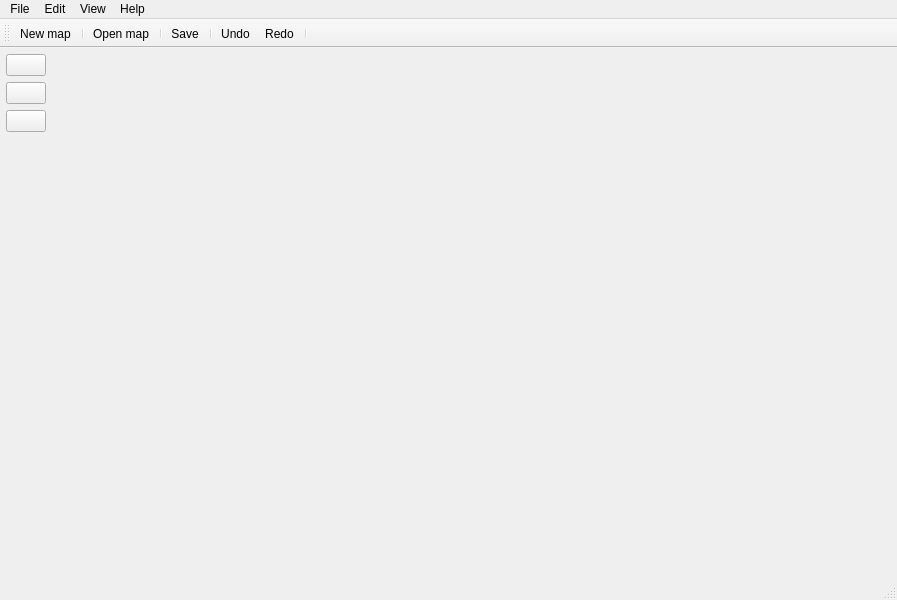
<?xml version="1.0" encoding="UTF-8"?>
<ui version="4.0">
 <class>MainWindow</class>
 <widget class="QMainWindow" name="MainWindow">
  <property name="geometry">
   <rect>
    <x>0</x>
    <y>0</y>
    <width>897</width>
    <height>600</height>
   </rect>
  </property>
  <property name="minimumSize">
   <size>
    <width>300</width>
    <height>100</height>
   </size>
  </property>
  <property name="windowTitle">
   <string>Tactile</string>
  </property>
  <property name="styleSheet">
   <string notr="true"/>
  </property>
  <widget class="QWidget" name="centralwidget">
   <widget class="QWidget" name="horizontalLayoutWidget">
    <property name="geometry">
     <rect>
      <x>0</x>
      <y>0</y>
      <width>891</width>
      <height>521</height>
     </rect>
    </property>
    <layout class="QHBoxLayout" name="horizontalLayout">
     <item>
      <layout class="QVBoxLayout" name="verticalLayout">
       <property name="leftMargin">
        <number>6</number>
       </property>
       <property name="topMargin">
        <number>6</number>
       </property>
       <property name="rightMargin">
        <number>6</number>
       </property>
       <property name="bottomMargin">
        <number>6</number>
       </property>
       <item>
        <widget class="QPushButton" name="stampButton">
         <property name="toolTip">
          <string>Stamp tool</string>
         </property>
         <property name="styleSheet">
          <string notr="true"/>
         </property>
         <property name="text">
          <string/>
         </property>
         <property name="icon">
          <iconset resource="tactile2.qrc">
           <normaloff>:/res/icons/icons8/dark/rubber_stamp_32px.png</normaloff>:/res/icons/icons8/dark/rubber_stamp_32px.png</iconset>
         </property>
         <property name="iconSize">
          <size>
           <width>24</width>
           <height>24</height>
          </size>
         </property>
        </widget>
       </item>
       <item>
        <widget class="QPushButton" name="bucketButton">
         <property name="sizePolicy">
          <sizepolicy hsizetype="Minimum" vsizetype="Fixed">
           <horstretch>0</horstretch>
           <verstretch>0</verstretch>
          </sizepolicy>
         </property>
         <property name="toolTip">
          <string>Bucket tool</string>
         </property>
         <property name="text">
          <string notr="true"/>
         </property>
         <property name="icon">
          <iconset resource="tactile2.qrc">
           <normaloff>:/res/icons/icons8/dark/icons8-fill-color-32.png</normaloff>:/res/icons/icons8/dark/icons8-fill-color-32.png</iconset>
         </property>
         <property name="iconSize">
          <size>
           <width>24</width>
           <height>24</height>
          </size>
         </property>
         <attribute name="buttonGroup">
          <string notr="true">buttonGroup</string>
         </attribute>
        </widget>
       </item>
       <item>
        <widget class="QPushButton" name="eraserButton">
         <property name="toolTip">
          <string>Eraser tool</string>
         </property>
         <property name="text">
          <string/>
         </property>
         <property name="icon">
          <iconset resource="tactile2.qrc">
           <normaloff>:/res/icons/icons8/dark/icons8-erase-32.png</normaloff>:/res/icons/icons8/dark/icons8-erase-32.png</iconset>
         </property>
         <property name="iconSize">
          <size>
           <width>24</width>
           <height>24</height>
          </size>
         </property>
         <attribute name="buttonGroup">
          <string notr="true">buttonGroup</string>
         </attribute>
        </widget>
       </item>
       <item>
        <spacer name="verticalSpacer_2">
         <property name="orientation">
          <enum>Qt::Vertical</enum>
         </property>
         <property name="sizeHint" stdset="0">
          <size>
           <width>20</width>
           <height>40</height>
          </size>
         </property>
        </spacer>
       </item>
      </layout>
     </item>
     <item>
      <spacer name="horizontalSpacer">
       <property name="orientation">
        <enum>Qt::Horizontal</enum>
       </property>
       <property name="sizeHint" stdset="0">
        <size>
         <width>40</width>
         <height>20</height>
        </size>
       </property>
      </spacer>
     </item>
    </layout>
   </widget>
  </widget>
  <widget class="QMenuBar" name="menubar">
   <property name="geometry">
    <rect>
     <x>0</x>
     <y>0</y>
     <width>897</width>
     <height>26</height>
    </rect>
   </property>
   <widget class="QMenu" name="menuFile">
    <property name="title">
     <string>File</string>
    </property>
    <addaction name="actionNew_map"/>
    <addaction name="separator"/>
    <addaction name="actionOpen_map"/>
    <addaction name="separator"/>
    <addaction name="actionSave"/>
    <addaction name="actionSave_as"/>
    <addaction name="separator"/>
    <addaction name="actionRename"/>
    <addaction name="separator"/>
    <addaction name="actionSettings"/>
    <addaction name="separator"/>
    <addaction name="actionExit"/>
   </widget>
   <widget class="QMenu" name="menuEdit">
    <property name="title">
     <string>Edit</string>
    </property>
    <addaction name="actionUndo"/>
    <addaction name="actionRedo"/>
    <addaction name="separator"/>
    <addaction name="actionAdd_row"/>
    <addaction name="actionAdd_column"/>
    <addaction name="actionRemove_row"/>
    <addaction name="actionRemove_column"/>
   </widget>
   <widget class="QMenu" name="menuView">
    <property name="title">
     <string>View</string>
    </property>
    <addaction name="actionCenter_camera"/>
    <addaction name="separator"/>
    <addaction name="actionToggle_grid"/>
    <addaction name="separator"/>
    <addaction name="actionZoom_in"/>
    <addaction name="actionZoom_out"/>
    <addaction name="separator"/>
    <addaction name="actionPan_up"/>
    <addaction name="actionPan_down"/>
    <addaction name="actionPan_right_3"/>
    <addaction name="actionPan_left"/>
    <addaction name="separator"/>
   </widget>
   <widget class="QMenu" name="menuHelp">
    <property name="title">
     <string>Help</string>
    </property>
    <addaction name="actionAbout_Tactile"/>
   </widget>
   <addaction name="menuFile"/>
   <addaction name="menuEdit"/>
   <addaction name="menuView"/>
   <addaction name="menuHelp"/>
  </widget>
  <widget class="QStatusBar" name="statusbar"/>
  <widget class="QToolBar" name="toolBar">
   <property name="windowTitle">
    <string>toolBar</string>
   </property>
   <attribute name="toolBarArea">
    <enum>TopToolBarArea</enum>
   </attribute>
   <attribute name="toolBarBreak">
    <bool>false</bool>
   </attribute>
   <addaction name="actionNew_map"/>
   <addaction name="separator"/>
   <addaction name="actionOpen_map"/>
   <addaction name="separator"/>
   <addaction name="actionSave"/>
   <addaction name="separator"/>
   <addaction name="actionUndo"/>
   <addaction name="actionRedo"/>
   <addaction name="separator"/>
  </widget>
  <action name="actionNew_map">
   <property name="icon">
    <iconset resource="tactile2.qrc">
     <normaloff>:/res/icons/icons8/dark/icons8-file-32.png</normaloff>:/res/icons/icons8/dark/icons8-file-32.png</iconset>
   </property>
   <property name="text">
    <string>New map</string>
   </property>
   <property name="shortcut">
    <string>Ctrl+N</string>
   </property>
  </action>
  <action name="actionOpen_map">
   <property name="icon">
    <iconset resource="tactile2.qrc">
     <normaloff>:/res/icons/icons8/dark/icons8-opened-folder-32.png</normaloff>:/res/icons/icons8/dark/icons8-opened-folder-32.png</iconset>
   </property>
   <property name="text">
    <string>Open map</string>
   </property>
   <property name="shortcut">
    <string>Ctrl+O</string>
   </property>
  </action>
  <action name="actionSave">
   <property name="icon">
    <iconset resource="tactile2.qrc">
     <normaloff>:/res/icons/icons8/dark/icons8-save-32.png</normaloff>:/res/icons/icons8/dark/icons8-save-32.png</iconset>
   </property>
   <property name="text">
    <string>Save</string>
   </property>
   <property name="shortcut">
    <string>Ctrl+S</string>
   </property>
  </action>
  <action name="actionSave_as">
   <property name="text">
    <string>Save as...</string>
   </property>
   <property name="shortcut">
    <string>Ctrl+Shift+S</string>
   </property>
  </action>
  <action name="actionRename">
   <property name="text">
    <string>Rename...</string>
   </property>
  </action>
  <action name="actionSettings">
   <property name="text">
    <string>Settings...</string>
   </property>
   <property name="shortcut">
    <string>Ctrl+Alt+S</string>
   </property>
  </action>
  <action name="actionExit">
   <property name="text">
    <string>Exit</string>
   </property>
  </action>
  <action name="actionUndo">
   <property name="icon">
    <iconset resource="tactile2.qrc">
     <normaloff>:/res/icons/icons8/dark/icons8-undo-32.png</normaloff>:/res/icons/icons8/dark/icons8-undo-32.png</iconset>
   </property>
   <property name="text">
    <string>Undo</string>
   </property>
  </action>
  <action name="actionRedo">
   <property name="icon">
    <iconset resource="tactile2.qrc">
     <normaloff>:/res/icons/icons8/dark/icons8-redo-32.png</normaloff>:/res/icons/icons8/dark/icons8-redo-32.png</iconset>
   </property>
   <property name="text">
    <string>Redo</string>
   </property>
  </action>
  <action name="actionAdd_row">
   <property name="text">
    <string>Add row</string>
   </property>
  </action>
  <action name="actionAdd_column">
   <property name="text">
    <string>Add column</string>
   </property>
  </action>
  <action name="actionRemove_row">
   <property name="text">
    <string>Remove row</string>
   </property>
  </action>
  <action name="actionRemove_column">
   <property name="text">
    <string>Remove column</string>
   </property>
  </action>
  <action name="actionCenter_camera">
   <property name="text">
    <string>Center camera</string>
   </property>
  </action>
  <action name="actionToggle_grid">
   <property name="text">
    <string>Toggle grid</string>
   </property>
  </action>
  <action name="actionZoom_in">
   <property name="text">
    <string>Zoom in</string>
   </property>
  </action>
  <action name="actionZoom_out">
   <property name="text">
    <string>Zoom out</string>
   </property>
  </action>
  <action name="actionPan_right">
   <property name="text">
    <string>Pan up</string>
   </property>
  </action>
  <action name="actionPan_right_2">
   <property name="text">
    <string>l</string>
   </property>
  </action>
  <action name="actionPan_up">
   <property name="text">
    <string>Pan up</string>
   </property>
  </action>
  <action name="actionPan_right_3">
   <property name="text">
    <string>Pan right</string>
   </property>
  </action>
  <action name="actionPan_left">
   <property name="text">
    <string>Pan left</string>
   </property>
  </action>
  <action name="actionPan_down">
   <property name="text">
    <string>Pan down</string>
   </property>
  </action>
  <action name="actionAbout_Tactile">
   <property name="text">
    <string>About Tactile</string>
   </property>
  </action>
 </widget>
 <resources>
  <include location="tactile2.qrc"/>
 </resources>
 <connections/>
 <buttongroups>
  <buttongroup name="buttonGroup"/>
 </buttongroups>
</ui>
